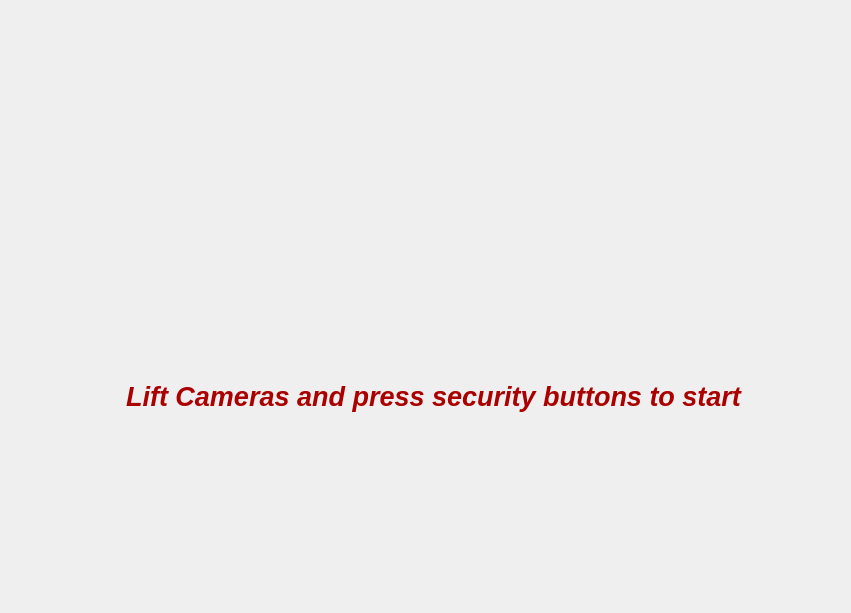
<?xml version="1.0" encoding="UTF-8"?>
<ui version="4.0">
 <class>Camera_dialog</class>
 <widget class="QDialog" name="Camera_dialog">
  <property name="geometry">
   <rect>
    <x>0</x>
    <y>0</y>
    <width>851</width>
    <height>613</height>
   </rect>
  </property>
  <property name="windowTitle">
   <string>Dialog</string>
  </property>
  <widget class="QWidget" name="layoutWidget">
   <property name="geometry">
    <rect>
     <x>30</x>
     <y>60</y>
     <width>807</width>
     <height>403</height>
    </rect>
   </property>
   <layout class="QGridLayout" name="gridLayout">
    <item row="3" column="0" colspan="2" alignment="Qt::AlignmentFlag::AlignBottom">
     <widget class="QLabel" name="label">
      <property name="text">
       <string>&lt;html&gt;&lt;head/&gt;&lt;body&gt;&lt;p align=&quot;center&quot;&gt;&lt;span style=&quot; font-size:20pt; font-weight:700; font-style:italic; color:#aa0000;&quot;&gt;Lift Cameras and press security buttons to start&lt;/span&gt;&lt;/p&gt;&lt;/body&gt;&lt;/html&gt;</string>
      </property>
     </widget>
    </item>
    <item row="0" column="1">
     <widget class="QWidget" name="widget_2" native="true">
      <property name="minimumSize">
       <size>
        <width>400</width>
        <height>300</height>
       </size>
      </property>
      <property name="sizeIncrement">
       <size>
        <width>0</width>
        <height>0</height>
       </size>
      </property>
     </widget>
    </item>
    <item row="0" column="0">
     <widget class="QWidget" name="widget" native="true">
      <property name="minimumSize">
       <size>
        <width>400</width>
        <height>300</height>
       </size>
      </property>
     </widget>
    </item>
    <item row="4" column="0" colspan="2" alignment="Qt::AlignmentFlag::AlignHCenter|Qt::AlignmentFlag::AlignVCenter">
     <widget class="QPushButton" name="pushButton">
      <property name="sizePolicy">
       <sizepolicy hsizetype="Fixed" vsizetype="Fixed">
        <horstretch>0</horstretch>
        <verstretch>0</verstretch>
       </sizepolicy>
      </property>
      <property name="minimumSize">
       <size>
        <width>35</width>
        <height>30</height>
       </size>
      </property>
      <property name="styleSheet">
       <string notr="true">border: 0px;
background-image: url(:/images/images/ok3_on.png);</string>
      </property>
      <property name="text">
       <string/>
      </property>
     </widget>
    </item>
   </layout>
  </widget>
 </widget>
 <resources/>
 <connections/>
</ui>
